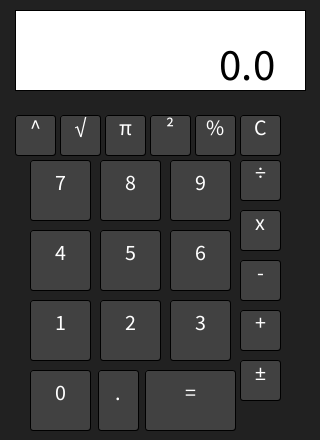
Frame 1 (no input)
Frame 60 (the mouse pressed at the canvas centre just before this capture): identical to frame 1, image omitted
Frame 120 (the mouse held since frame 60 and released just before this capture): identical to frame 1, image omitted

The Processing sketch that drew this single still picture (run headless with seeded random() and noise(); from frame 60 on, the mouse is pressed at the canvas centre):

// Processing sketch: Calculator
// ── Calculator.pde
// Ivan Montano | Setempber 15, 2026 | Calculator
Button[] numButtons = new Button[10];
Button[] opButtons = new Button [13];
float l, r, result;
char op;
boolean left;
String displayVal;
boolean newEntry;

void setup() {
  size(320, 440);

  l = 0.0;
  r = 0.0;
  result = 0.0;
  op = ' ';
  left = true;
  displayVal="0.0";
  newEntry=true;

  numButtons[0] = new Button(60, 400, 60, 60, '0');
  numButtons[1] = new Button(60, 330, 60, 60, '1');
  numButtons[2] = new Button(130, 330, 60, 60, '2');
  numButtons[3] = new Button(200, 330, 60, 60, '3');
  numButtons[4] = new Button(60, 260, 60, 60, '4');
  numButtons[5] = new Button(130, 260, 60, 60, '5');
  numButtons[6] = new Button(200, 260, 60, 60, '6');
  numButtons[7] = new Button(60, 190, 60, 60, '7');
  numButtons[8] = new Button(130, 190, 60, 60, '8');
  numButtons[9] = new Button(200, 190, 60, 60, '9');
  opButtons[0] = new Button(260, 330, 40, 40, '+');
  opButtons[1] = new Button(260, 380, 40, 40, '±');
  opButtons[2] = new Button(260, 280, 40, 40, '-');
  opButtons[3] = new Button(260, 230, 40, 40, 'x');
  opButtons[4] = new Button(260, 180, 40, 40, '÷');
  opButtons[5] = new Button(190, 400, 90, 60, '=');
  opButtons[6] = new Button(118, 400, 40, 60, '.');
  opButtons[7] = new Button(260, 135, 40, 40, 'C');
  opButtons[8] = new Button(215, 135, 40, 40, '%');
  opButtons[9] = new Button(170, 135, 40, 40, '²');
  opButtons[10] = new Button(125, 135, 40, 40, 'π');
  opButtons[11] = new Button(80, 135, 40, 40, '√');
  opButtons[12] = new Button(35, 135, 40, 40, '^');
}

void draw () {
  background(33);
  drawDisplay();
  for (int i = 0; i<numButtons.length; i++) {
    textSize(22);
    numButtons[i].display();
    numButtons[i].mouseOver(mouseX, mouseY);
  }
  for (int i = 0; i<opButtons.length; i++) {
    opButtons[i].display();
    opButtons[i].mouseOver(mouseX, mouseY);
  }
}

void drawDisplay() {
  rectMode(CENTER);
  rect(width/2, 50, 290, 80);
  fill(0);
  textSize(45);
  textAlign(RIGHT);
  if(displayVal.length()>8) {
    textSize(40);
  } else if(displayVal.length()>10) {
     textSize(30);
  }
  text(displayVal, width-45, 80);
}

void mouseReleased() {
  // Update display with button clicked by user
  for (int i = 0; i < numButtons.length; i++ ) {
    if (numButtons[i].hover) {
      handleEvent(numButtons[i].val, true);
    }
  }
  // Loop through opButtons
  for (int i = 0; i < opButtons.length; i++) {
    if (opButtons[i].hover) {
      handleEvent(opButtons[i].val, false);
    }
  }
  // Display Variables
  println("L:" + l);
  println("R:" + r);
  println("Result:" + result);
  println("Left:" + left);
  println("Op:" + op);
}

void performCalc() {
  if (op == '+') {
    result = l + r;
  } else if (op == '-') {
    result = l - r;
  } else if (op == '÷') {
    result = l / r;
  } else if (op == 'x') {
    result = l * r;
  } else if (op == '^') {
    result = pow(l, r);
  } else if (op == '²') {
    result = sq(l);
  }
  displayVal= str(result);
  left = !left;
}

void keyPressed() {
  println("keyCode: " + keyCode);
  if ( key == '%') {
    handleEvent( '%', false);
  } else if (keyCode == 49 || keyCode == 97) {
    handleEvent('1', true);
  } else if (keyCode == 50 || keyCode == 98) {
    handleEvent('2', true);
  } else if (keyCode == 51 || keyCode == 99) {
    handleEvent('3', true);
  } else if (keyCode == 52 || keyCode == 100) {
    handleEvent('4', true);
  } else if (keyCode == 53 || keyCode == 101) {
    handleEvent('5', true);
  } else if (keyCode == 54 || keyCode == 102) {
    handleEvent('6', true);
  } else if (keyCode == 55 || keyCode == 103) {
    handleEvent('7', true);
  } else if (keyCode == 56 || keyCode == 104) {
    handleEvent('8', true);
  } else if (keyCode == 57 || keyCode == 105) {
    handleEvent('9', true);
  } else if (keyCode == 48 || keyCode == 96) {
    handleEvent('0', true);
  } else if (keyCode == 45 || keyCode == 109) {
    handleEvent('-', false);
  } else if (keyCode == 107) {
    handleEvent('+', false);
  } else if (keyCode == 47 || keyCode == 111) {
    handleEvent('÷', false);
  } else if (keyCode == 10) {
    handleEvent('=', false);
  } else if ( keyCode == 106) {
    handleEvent('x', false);
  } else if (keyCode == 46 || keyCode == 110) {
    handleEvent('.', false);
  } else if (keyCode == 8) {
    handleEvent('C', false);
  }
}


void handleEvent(char val, boolean isNum) {
  if (isNum == true) {
    // Do number Stuff
    String digit = str(val);

    if (newEntry || displayVal.equals("0.0")) {
      displayVal = digit;
      newEntry= false;
    } else {
      displayVal += digit;
    }

    if (left) {
      l = float(displayVal);
    } else {
      r = float(displayVal);
    }
  } else {
    // Operarator Stuff
    char clicked = val;

    // Perform a caculation
    if (clicked == '=') {
      performCalc();
    } else if (clicked == '+' || clicked == '-' ||
      clicked == 'x' || clicked == '÷' || clicked == '^') {
      op = clicked;
      left = false;
      newEntry = true;
      displayVal = str(op);
    } else if (clicked == '±') {
      if (left == true) {
        l *= -1;
        displayVal = str(l);
      } else {
        r *= -1;
        displayVal = str(r);
      }
    } else if (clicked == 'C') {
      // reset all variables
      l = 0.0;
      r = 0.0;
      result = 0.0;
      op = ' ';
      left = true;
      displayVal="0.0";
      newEntry=true;
    } else if (clicked == '√') {
      // square root
      if (left == true) {
        l = sqrt(l);
        displayVal = str(l);
      } else {
        r = sqrt(r);
        displayVal = str(r);
      }
    } else if (clicked == '^') {
      // exponent
      if (left == true) {
        l =  pow(l, r);
        displayVal = str(l);
      } else {
        r = pow(l, r);
        displayVal = str(r);
      }
    } else if (clicked == '²') {
      // squared
      if (left == true) {
        l = sq(l);
        displayVal = str(l);
      }
    } else if (clicked == 'π') {
      // pi
      if (left == true) {
        l = 3.14159;
        displayVal = str(l);
      } else {
        r = 3.14159;
        displayVal = str(l);
      }
    } else if (clicked == '.') {
      if (!displayVal.contains(".")) {
        displayVal += ".";
      }
    } else if ( clicked == '%') {
      if (left == true) {
        l= l / 100.0;
        displayVal = str(l);
      } else {
        r= r / 100.0;
        displayVal = str(r);
      }
    }
  }
}

// ── Button.pde
class Button {
  // Member Variables
  float x, y, w, h;
  char val;
  boolean hover;
  color c1, c2;

  // Constructor
  Button(float x, float y, float w, float h, char val) {
    this.x = x;
    this.y = y;
    this.w = w;
    this.h = h;
    this.val = val;
    hover = false;
    c1 = color(65);
    c2 = color (155);
  }

  // Member Methods
  void display() {
    if (hover==true) {
      fill(c2);
    } else {
      fill(c1);
    }
    rectMode(CENTER);
    rect(x, y, w, h, 3);
    fill(255);
    textAlign(CENTER);
    text(val, x, y);
  }

  void mouseOver(float tempX, float tempY) {
    if (tempX>x-w/2 && tempX<x+w/2 && tempY > y-h/2 && tempY < y+h/2) {
      hover=true;
    } else {
      hover=false;
    }
  }
}
